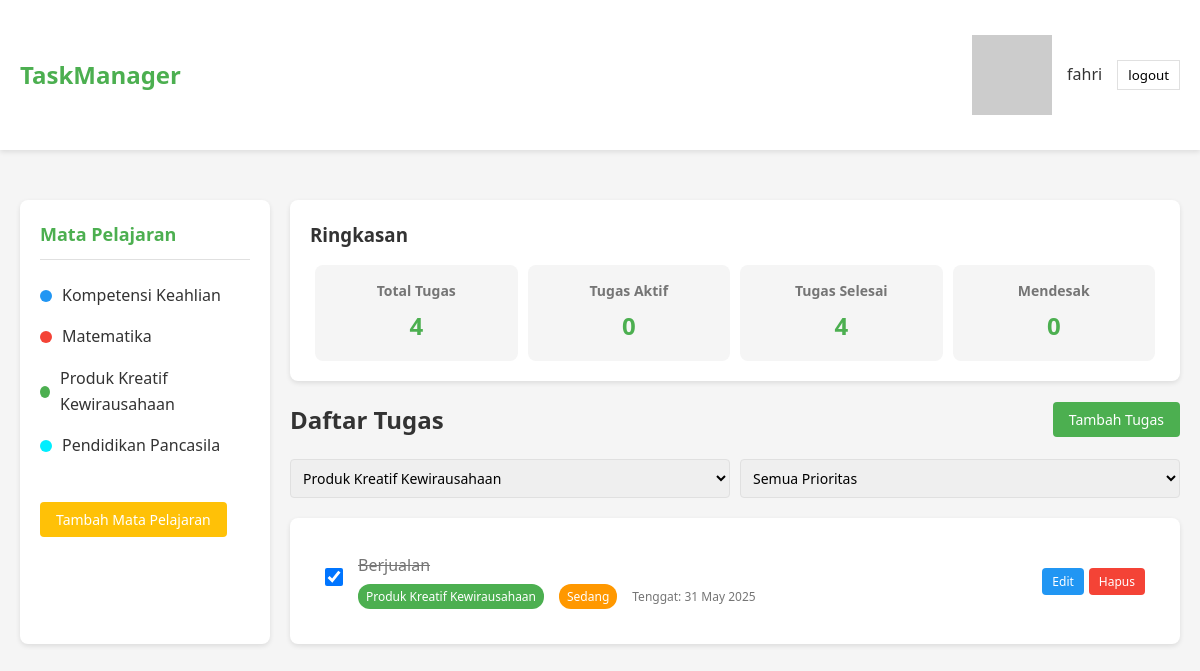
The page /todolist/homepage.php?category=Produk Kreatif Kewirausahaan (signed in) on the database its author committed.
### tables this page shows
CREATE TABLE `categories` (
  `id` int(11) NOT NULL,
  `user_id` int(11) DEFAULT NULL,
  `name` varchar(255) NOT NULL,
  `color` varchar(255) NOT NULL,
  `created_at` timestamp NOT NULL DEFAULT current_timestamp()
);

CREATE TABLE `task` (
  `id` int(11) NOT NULL,
  `title` varchar(255) NOT NULL,
  `description` text NOT NULL,
  `due_date` date NOT NULL,
  `priority` enum('rendah','sedang','tinggi') NOT NULL,
  `status` enum('belum_selasai','dalam_proses','selesai') NOT NULL,
  `category` varchar(255) NOT NULL,
  `created_at` timestamp NOT NULL DEFAULT current_timestamp(),
  `update_at` timestamp NOT NULL DEFAULT current_timestamp(),
  `user_id` int(11) NOT NULL
);

### todolist/homepage.php (the view, shortened to what this page needs)
<?php
require_once 'config.php';
function getCategories($conn, $userId) {
    $categories = array();
    $query = "SELECT * FROM categories WHERE user_id = ? OR user_id IS NULL";
    $stmt = $conn->prepare($query);
    $stmt->bind_param("i", $userId);
    $stmt->execute();
    $result = $stmt->get_result();
    while ($row = $result->fetch_assoc()) {
        $categories[] = $row;
    }
    return $categories;
}
function getTaskStatistics($conn, $userId) {
    $stats = array(
        'total' => 0,
        'active' => 0,
        'completed' => 0,
        'urgent' => 0
    );
    $query = "SELECT COUNT(*) as total FROM task WHERE user_id = ?";
    $stmt = $conn->prepare($query);
    $stmt->bind_param("i", $userId);
    $stmt->execute();
    $result = $stmt->get_result();
    $row = $result->fetch_assoc();
    $stats['total'] = $row['total'];
    $query = "SELECT COUNT(*) as active FROM task WHERE user_id = ? AND status != 'selesai'";
    $stmt = $conn->prepare($query);
    $stmt->bind_param("i", $userId);
    $stmt->execute();
    $result = $stmt->get_result();
    $row = $result->fetch_assoc();
    $stats['active'] = $row['active'];
    $query = "SELECT COUNT(*) as completed FROM task WHERE user_id = ? AND status = 'selesai'";
    $stmt = $conn->prepare($query);
    $stmt->bind_param("i", $userId);
    $stmt->execute();
    $result = $stmt->get_result();
    $row = $result->fetch_assoc();
    $stats['completed'] = $row['completed'];
    $query = "SELECT COUNT(*) as urgent FROM task WHERE user_id = ? AND priority = 'tinggi' AND status != 'selesai'";
    $stmt = $conn->prepare($query);
    $stmt->bind_param("i", $userId);
    $stmt->execute();
    $result = $stmt->get_result();
    $row = $result->fetch_assoc();
    $stats['urgent'] = $row['urgent'];
    return $stats;
}
function filterTask($conn, $userId, $category = 'all', $priority = 'all') {
    $tasks = array();
    $query = "SELECT * FROM task WHERE user_id = ?";
    $params = array($userId);
    $types = "i";
    if ($category != 'all') {
        $query .= " AND category = ?";
        $params[] = $category;
        $types .= "s";
    }
    $stmt = $conn->prepare($query);
    $stmt->bind_param($types, ...$params);
    $stmt->execute();
    $result = $stmt->get_result();
    while ($row = $result->fetch_assoc()) {
        $tasks[] = $row;
    }
    return $tasks;
}
$userId = $_SESSION['user_id'] ?? 0;
$categories = getCategories($conn, $userId);
$stats = getTaskStatistics($conn, $userId);
$categoryFilter = $_GET['category'] ?? 'all';
$priorityFilter = $_GET['priority'] ?? 'all';
$tasks = filterTask($conn, $userId, $categoryFilter, $priorityFilter);
function getCategoryColor($categoryName) {
    global $categories;
    foreach ($categories as $category) {
        if ($category['name'] == $categoryName) {
            return $category['color'];
        }
    }
    return '#4CAF50';
}
?>
<!DOCTYPE html>
<html lang="id">
<head>
    <link rel="stylesheet" href="homepage.css">
</head>
<body>
    <header>
        <div class="container">
            <nav>
                <div class="logo">TaskManager</div>
                <div class="user-info">
                    <img src="https://ui-avatars.com/api/?name=User&background=random" alt="User Avatar">
                    <span><?= htmlspecialchars($_SESSION['name'] ?? 'User'); ?></span>
                    <button onclick="window.location.href='logout.php'">logout</button>
                </div>
            </nav>
        </div>
    </header>
    <div class="container">
        <div class="main-content">
            <div class="sidebar">
                <h3>Mata Pelajaran</h3>
                <ul class="category-list" id="category-list">
                    <?php foreach ($categories as $category): ?>
                        <li class="category-item" data-category="<?= htmlspecialchars($category['name']) ?>">
                            <span class="category-color" style="background-color: <?= $category['color'] ?>;"></span>
                            <?= htmlspecialchars($category['name']) ?>
                        </li>
                    <?php endforeach; ?>
                </ul>
                <button id="add-category-btn" class="btn btn-secondary add-category">Tambah Mata Pelajaran</button>
            </div>
            <div class="content">
                <div class="summary">
                    <h3>Ringkasan</h3>
                    <div class="summary-stats">
                        <div class="stat-item">
                            <h4>Total Tugas</h4>
                            <div class="number" id="total-tasks"><?= $stats['total'] ?></div>
                        </div>
                        <div class="stat-item">
                            <h4>Tugas Aktif</h4>
                            <div class="number" id="active-tasks"><?= $stats['active'] ?></div>
                        </div>
                        <div class="stat-item">
                            <h4>Tugas Selesai</h4>
                            <div class="number" id="completed-tasks"><?= $stats['completed'] ?></div>
                        </div>
                        <div class="stat-item">
                            <h4>Mendesak</h4>
                            <div class="number" id="urgent-tasks"><?= $stats['urgent'] ?></div>
                        </div>
                    </div>
                </div>
                <div class="content-header">
                    <h2>Daftar Tugas</h2>
                    <button id="add-task-btn" class="btn">Tambah Tugas</button>
                </div>
                <form method="get" class="filter-bar">
                <select id="filter-kategori" class="form-control">
                    <?php foreach ($categories as $category): ?>
                        <option value="<?= htmlspecialchars($category['name']) ?>" <?= ($categoryFilter == $category['name']) ? 'selected' : '' ?>>
                            <?= htmlspecialchars($category['name']) ?>
                        </option>
                    <?php endforeach; ?>
                </select>
                <select id="filter-priority" class="form-control">
                    <option value="all">Semua Prioritas</option>
                </select>
                </form>
                <div class="tasks-container">
                    <ul class="task-list" id="task-list">
                        <?php if (empty($tasks)): ?>
                            <li class="task-empty">Tidak ada tugas yang ditemukan</li>
                        <?php else: ?>
                            <?php foreach ($tasks as $task): ?>
                                <?php
                                    $priorityClass = '';
                                    switch ($task['priority']) {
                                        case 'sedang':
                                            $priorityClass = 'priority-medium';
                                            break;
                                    }
                                    $dueDate = date('d M Y', strtotime($task['due_date']));
                                    ?>
                                    <li class="task-item" data-task-id="<?= $task['id'] ?>">
                                        <div class="task-checkbox">
                                            <input type="checkbox"
                                                <?= $task['status'] == 'selesai' ? 'checked' : '' ?>
                                                onchange="toggleTaskStatus(<?= $task['id'] ?>, this.checked)">
                                        </div>
                                        <div class="task-content">
                                            <div class="task-title <?= $task['status'] == 'selesai' ? 'completed' : '' ?>">
                                                <?= htmlspecialchars($task['title']) ?>
                                            </div>
                                            <div class="task-details">
                                                <span class="task-category" style="background-color: <?= getCategoryColor($task['category']) ?>;">
                                                    <?= htmlspecialchars($task['category']) ?>
                                                </span>
                                                <span class="task-priority <?= $priorityClass ?>">
                                                    <?= ucfirst($task['priority']) ?>
                                                </span>
                                                <span class="task-date">Tenggat: <?= $dueDate ?></span>
                                            </div>
                                        </div>
                                    <div class="task-actions">
                                        <button class="btn btn-small btn-info edit-task"
                                                onclick="openEditTaskModal(<?= $task['id'] ?>)">Edit</button>
                                        <button class="btn btn-small btn-danger delete-task"
                                                onclick="deleteTask(<?= $task['id'] ?>)">Hapus</button>
                                    </div>
                                </li>
                            <?php endforeach; ?>
                        <?php endif; ?>
                    </ul>
                </div>
            </div>
        </div>
    </div>
</body>
</html>

### todolist/homepage.css (style rules this page uses)
:root { --primary-color: #4CAF50; --primary-dark: #388E3C; --secondary-color: #FFC107; --text-color: #333; --light-gray: #f5f5f5; --medium-gray: #e0e0e0; --dark-gray: #757575; --danger-color: #F44336; --success-color: #4CAF50; --warning-color: #FF9800; --info-color: #2196F3; }
* { margin: 0; padding: 0; box-sizing: border-box; font-family: 'Segoe UI', Tahoma, Geneva, Verdana, sans-serif; }
body { background-color: var(--light-gray); color: var(--text-color); line-height: 1.6; }
.container { max-width: 1200px; margin: 0 auto; padding: 20px; }
header { background-color: white; padding: 15px 0; box-shadow: 0 2px 5px rgba(0, 0, 0, 0.1); }
nav { display: flex; justify-content: space-between; align-items: center; }
.logo { font-size: 24px; font-weight: bold; color: var(--primary-color); }
.user-info { display: flex; align-items: center; gap: 15px; }
.user-info button { padding: 5px 10px; margin: 0; cursor: pointer; border: 1px solid var(--medium-gray); background-color: white; transition: background-color 0.2s ease; }
.main-content { display: flex; margin-top: 30px; gap: 20px; }
.sidebar { width: 250px; background-color: white; border-radius: 8px; box-shadow: 0 2px 5px rgba(0, 0, 0, 0.1); padding: 20px; }
.sidebar h3 { font-size: 18px; margin-bottom: 15px; color: var(--primary-color); border-bottom: 1px solid var(--medium-gray); padding-bottom: 10px; }
.category-list { list-style: none; margin-bottom: 20px; }
.category-item { padding: 8px 0; cursor: pointer; transition: all 0.3s; display: flex; align-items: center; }
.category-color { width: 12px; height: 12px; border-radius: 50%; margin-right: 10px; }
.btn { display: inline-block; padding: 8px 16px; background-color: var(--primary-color); color: white; border: none; border-radius: 4px; cursor: pointer; transition: background-color 0.3s; font-size: 14px; text-align: center; text-decoration: none; }
.btn-small { padding: 5px 10px; font-size: 12px; }
.btn-secondary { background-color: var(--secondary-color); }
.btn-danger { background-color: var(--danger-color); }
.btn-info { background-color: var(--info-color); }
.add-category { margin-top: 15px; }
.summary { background-color: white; border-radius: 8px; box-shadow: 0 2px 5px rgba(0, 0, 0, 0.1); padding: 20px; margin-bottom: 20px; }
.summary-stats { display: flex; justify-content: space-between; margin-top: 15px; }
.stat-item { text-align: center; padding: 15px; background-color: var(--light-gray); border-radius: 8px; flex: 1; margin: 0 5px; }
.stat-item h4 { font-size: 14px; margin-bottom: 5px; color: var(--dark-gray); }
.stat-item .number { font-size: 24px; font-weight: bold; color: var(--primary-color); }
.content { flex: 1; }
.content-header { display: flex; justify-content: space-between; align-items: center; margin-bottom: 20px; }
.filter-bar { display: flex; gap: 10px; margin-bottom: 20px; align-items: center; }
.filter-bar select, .filter-bar input { padding: 8px; border: 1px solid var(--medium-gray); border-radius: 4px; font-size: 14px; }
.tasks-container { background-color: white; border-radius: 8px; box-shadow: 0 2px 5px rgba(0, 0, 0, 0.1); padding: 20px; }
.task-list { list-style: none; }
.task-item { padding: 15px; border-bottom: 1px solid var(--medium-gray); display: flex; align-items: center; transition: background-color 0.3s; }
.task-item:last-child { border-bottom: none; }
.task-checkbox { margin-right: 15px; cursor: pointer; }
.task-checkbox input { width: 18px; height: 18px; cursor: pointer; }
.task-content { flex: 1; }
.task-title { font-weight: 500; margin-bottom: 5px; }
.task-details { font-size: 14px; color: var(--dark-gray); display: flex; align-items: center; gap: 15px; }
.task-category { display: inline-block; padding: 3px 8px; border-radius: 12px; font-size: 12px; color: white; background-color: var(--info-color); }
.task-priority { display: inline-block; padding: 3px 8px; border-radius: 12px; font-size: 12px; color: white; }
.priority-medium { background-color: var(--warning-color); }
.task-date { color: var(--dark-gray); font-size: 12px; }
.task-actions { display: flex; gap: 5px; }
.form-control { width: 100%; padding: 10px; border: 1px solid var(--medium-gray); border-radius: 4px; font-size: 14px; }
.completed { text-decoration: line-through; color: var(--dark-gray); }

### rows shown on the page
categories: name "Kompetensi Keahlian"
categories: name "Matematika"
categories: name "Produk Kreatif Kewirausahaan"
categories: name "Pendidikan Pancasila"
task: status "☑", title "Berjualan", category "Produk Kreatif Kewirausahaan", priority "Sedang", due_date "31 May 2025"

### other values the page prints
$_SESSION['name'] "fahri"
$stats['total'] "4"
$stats['active'] "0"
$stats['completed'] "4"
$stats['urgent'] "0"
form field value "Produk Kreatif Kewirausahaan"
